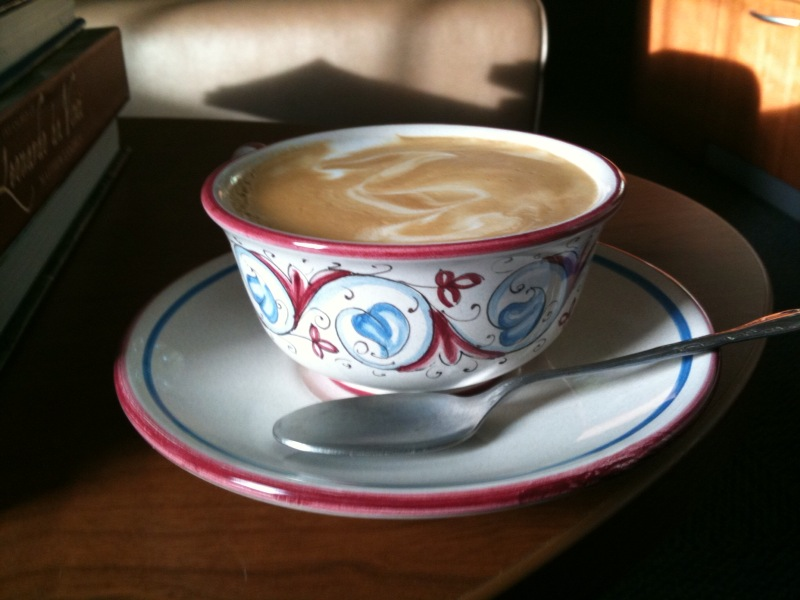
%> input picture Time-series/Chapter13/photo.jpeg, 800 x 600 px
$ octave Sec13_8.m   (GNU Octave 9; MATLAB toolbox functions it lacks are replaced by stand-ins)
%> lines starting %> are read from the running program, lines starting %| are printed output that depends on the picture
clear all; close all; clc

A=imread('photo.jpeg');
%> A is the input picture: size 600x800x3 uint8; mean R, G, B 89.9, 78.6, 68.4

Abw2=rgb2gray(A);
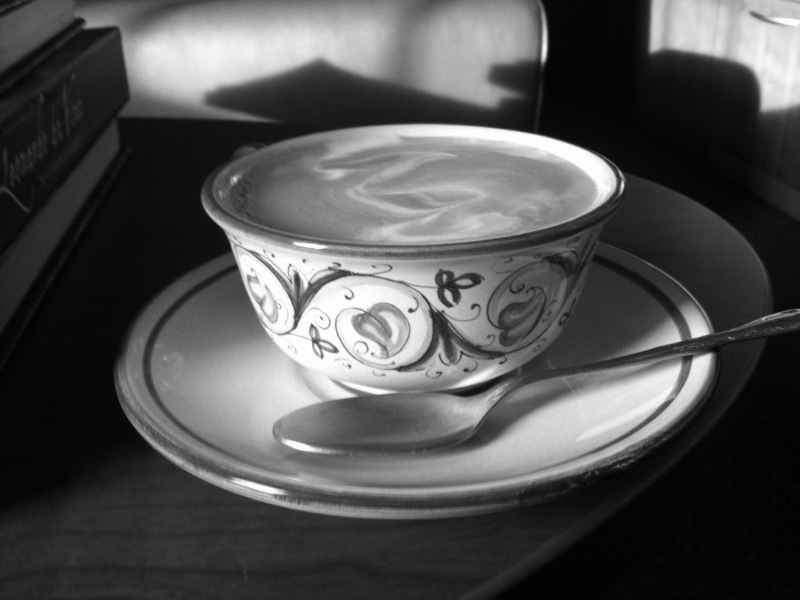
%> Abw2: size 600x800 uint8; min 1, max 255, mean 80.8
Abw=double(Abw2);
[nx,ny]=size(Abw);
%> nx = 600; ny = 800
figure(1), subplot(2,2,1), imshow(Abw2)

[C,S]=wavedec2(Abw,2,'db1');
%> S = [150 200; 150 200; 300 400; 600 800]

xw=(1:nx*ny)/(nx*ny);
th=[0 50 100 200];
for j=1:4
%> this loop made 4 passes; what is shown inside it comes from the first
  count=0;
  C2=C;
  for jj=1:length(C2);
      if abs(C2(jj)) < th(j)
        C2(jj)=0;
        count=count+1;
      end
  end
%> after the loop, count = 0
  percent=count/length(C2)*100
%> percent = 0
  figure(2), subplot(4,1,j),plot(xw,C2,'k',[0 1],[th(j) th(j)],'k:')
%> after `plot(xw,C2,'k',[0 1],[th(j) th(j)],'k:')`:
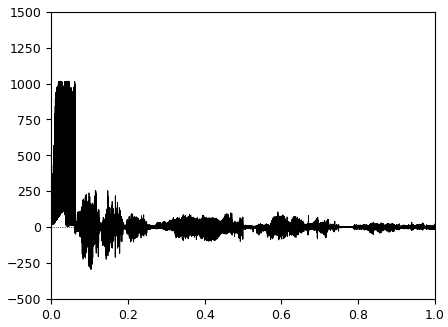
%> figure redrawn from the program's plot data; curve peaks at x = 0.0239, y = 1016
  figure(3), subplot(4,1,j),plot(xw,C2,'k',[0 1],[th(j) th(j)],'k:')
  set(gca,'Xlim',[0.045 0.048])
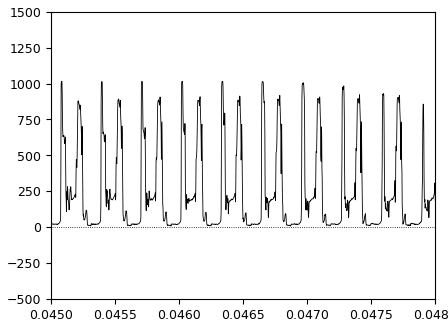
%> figure redrawn from the program's plot data; curve peaks at x = 0.0239, y = 1016
  Abw2_sparse=waverec2(C2,S,'db1');
  Abw2_sparse2=uint8(Abw2_sparse);
  figure(1), subplot(2,2,j), imshow(Abw2_sparse2)
end
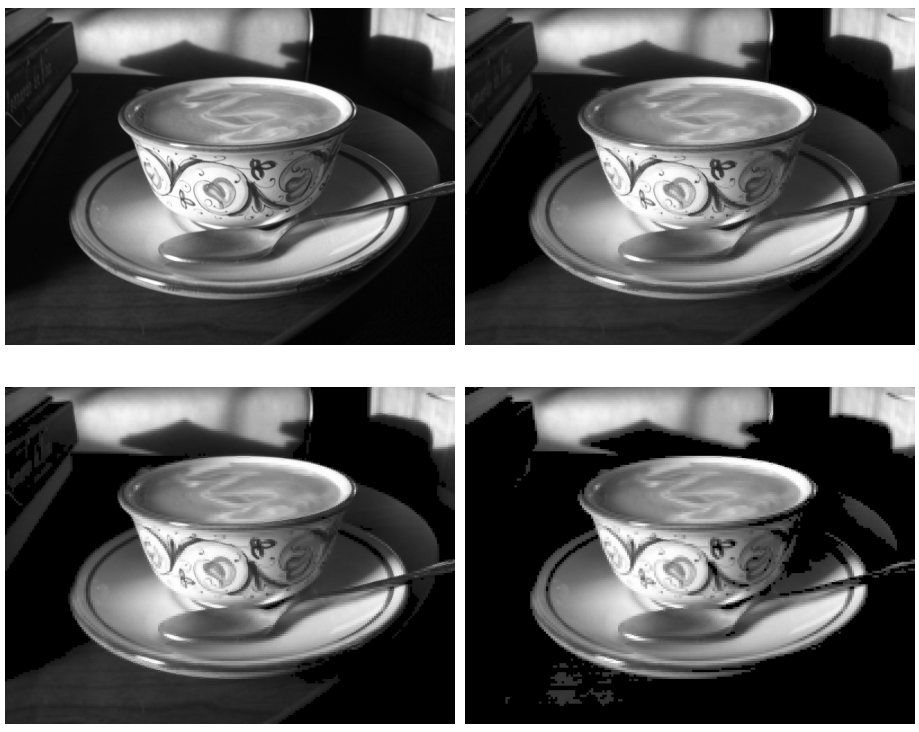
%> figure redrawn from the program's plot data, 4 panels
